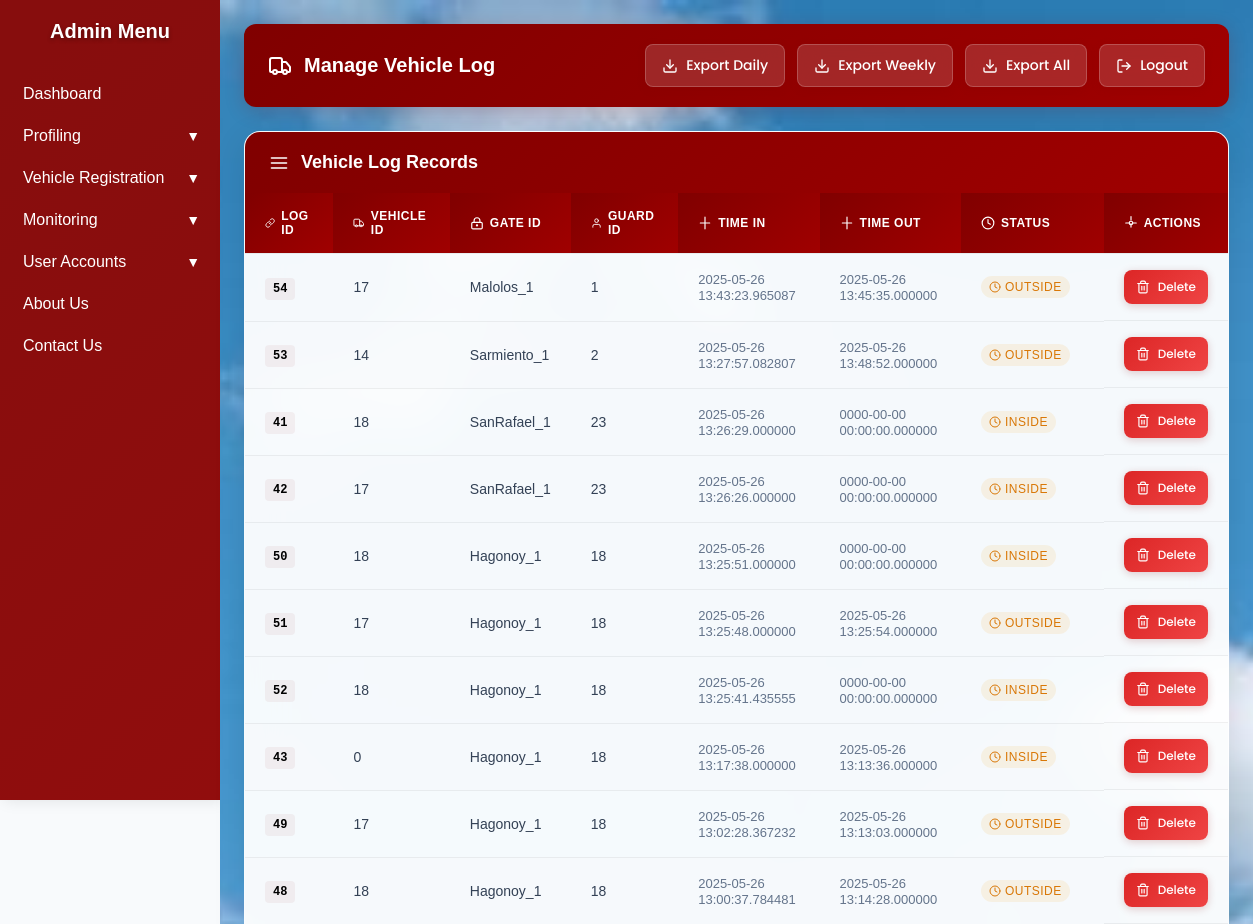
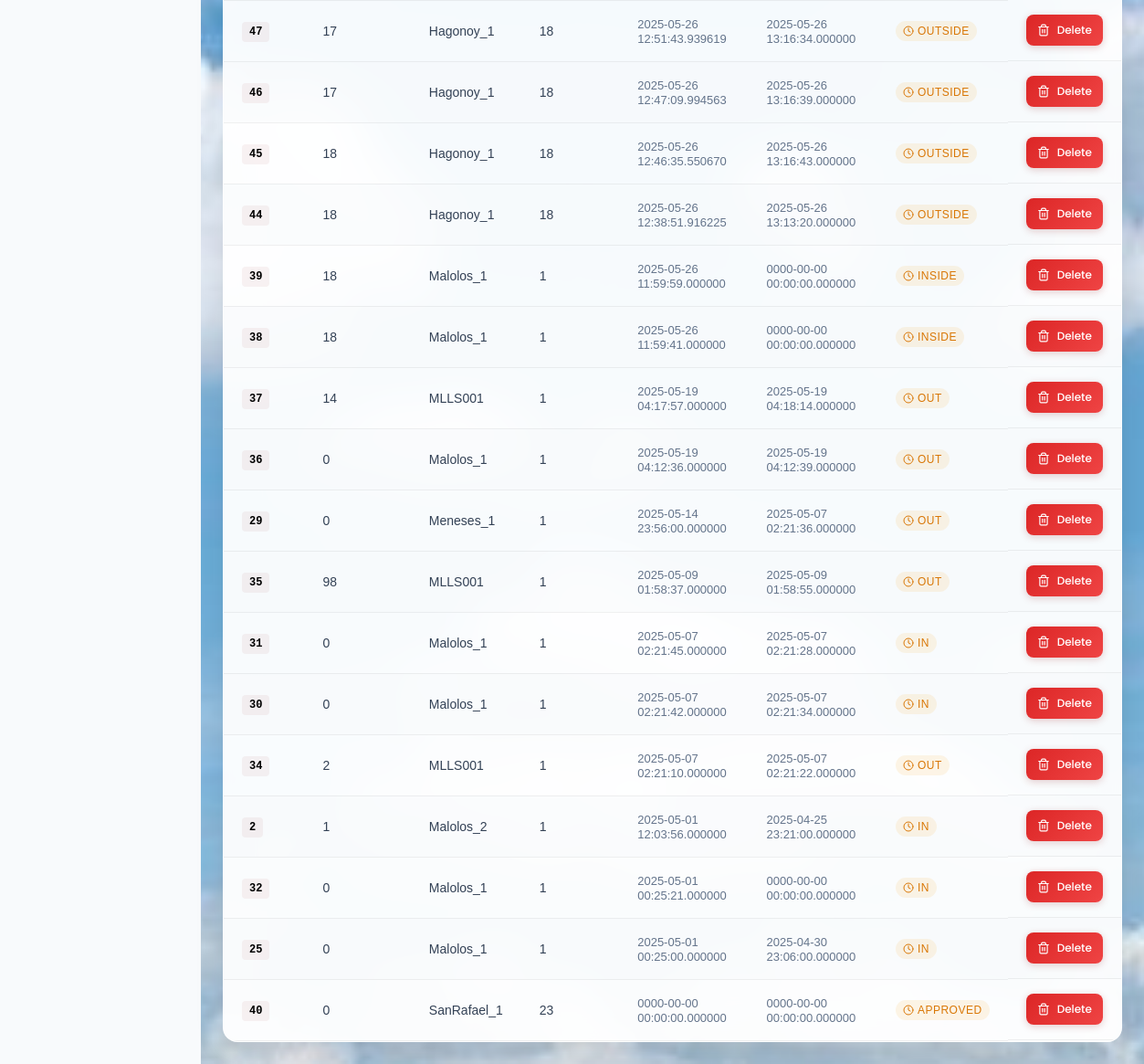
The page /manage_vehiclelog.php on the database its author committed (2 pictures, top to bottom).
### tables this page shows
CREATE TABLE `vehicle_log` (
  `LogID` int(255) NOT NULL,
  `VehicleID` int(50) NOT NULL,
  `GateID` varchar(50) NOT NULL,
  `GuardID` int(50) NOT NULL,
  `TimeIn` datetime(6) NOT NULL,
  `TimeOut` datetime(6) NOT NULL,
  `Status` text NOT NULL DEFAULT 'Inside'
);

### manage_vehiclelog.php (the view, shortened to what this page needs)
<?php
$conn = openCon();
$vehicleLogQuery = "SELECT * FROM vehicle_log ORDER BY TimeIn DESC";
$vehicleLogResult = $conn->query($vehicleLogQuery);
?>
<!DOCTYPE html>
<html lang="en">
<head>
  <link href="https://cdnjs.cloudflare.com/ajax/libs/lucide/0.263.1/lucide.min.css" rel="stylesheet">
</head>
<body>
<?php include 'sidebar.php'; ?>
<div class="main">
  <nav>
    <div class="nav-title">
      Manage Vehicle Log
    </div>
    <div class="nav-actions">
      <a href="?export_today=true" class="btn btn-secondary">
        <svg width="16" height="16" viewBox="0 0 24 24" fill="none" stroke="currentColor" stroke-width="2" stroke-linecap="round" stroke-linejoin="round">
          <path d="M21 15v4a2 2 0 0 1-2 2H5a2 2 0 0 1-2-2v-4"></path>
          <polyline points="7,10 12,15 17,10"></polyline>
          <line x1="12" y1="15" x2="12" y2="3"></line>
        </svg>
        Export Daily
      </a>
      <a href="?export_week=true" class="btn btn-secondary">
        <svg width="16" height="16" viewBox="0 0 24 24" fill="none" stroke="currentColor" stroke-width="2" stroke-linecap="round" stroke-linejoin="round">
          <path d="M21 15v4a2 2 0 0 1-2 2H5a2 2 0 0 1-2-2v-4"></path>
          <polyline points="7,10 12,15 17,10"></polyline>
          <line x1="12" y1="15" x2="12" y2="3"></line>
        </svg>
        Export Weekly
      </a>
      <a href="?export_all=true" class="btn btn-secondary">
        <svg width="16" height="16" viewBox="0 0 24 24" fill="none" stroke="currentColor" stroke-width="2" stroke-linecap="round" stroke-linejoin="round">
          <path d="M21 15v4a2 2 0 0 1-2 2H5a2 2 0 0 1-2-2v-4"></path>
          <polyline points="7,10 12,15 17,10"></polyline>
          <line x1="12" y1="15" x2="12" y2="3"></line>
        </svg>
        Export All
      </a>
      <a href="adminlogin.php" class="btn btn-secondary">
        <svg width="16" height="16" viewBox="0 0 24 24" fill="none" stroke="currentColor" stroke-width="2" stroke-linecap="round" stroke-linejoin="round">
          <path d="M9 21H5a2 2 0 0 1-2-2V5a2 2 0 0 1 2-2h4"></path>
          <polyline points="16,17 21,12 16,7"></polyline>
          <line x1="21" y1="12" x2="9" y2="12"></line>
        </svg>
        Logout
      </a>
    </div>
  </nav>
  <div class="table-container">
    <div class="table-header">
      <svg width="20" height="20" viewBox="0 0 24 24" fill="none" stroke="currentColor" stroke-width="2" stroke-linecap="round" stroke-linejoin="round">
        <path d="M3 6h18"></path>
        <path d="M3 12h18"></path>
        <path d="M3 18h18"></path>
      </svg>
      Vehicle Log Records
    </div>
    <?php if ($vehicleLogResult && $vehicleLogResult->num_rows > 0): ?>
      <table>
        <thead>
          <tr>
            <th>
              <div style="display: flex; align-items: center; gap: 6px;">
                <svg width="14" height="14" viewBox="0 0 24 24" fill="none" stroke="currentColor" stroke-width="2" stroke-linecap="round" stroke-linejoin="round">
                  <path d="M10 13a5 5 0 0 0 7.54.54l3-3a5 5 0 0 0-7.07-7.07l-1.72 1.71"></path>
                  <path d="M14 11a5 5 0 0 0-7.54-.54l-3 3a5 5 0 0 0 7.07 7.07l1.71-1.71"></path>
                </svg>
                Log ID
              </div>
            </th>
            <th>
              <div style="display: flex; align-items: center; gap: 6px;">
                Vehicle ID
              </div>
            </th>
            <th>
              <div style="display: flex; align-items: center; gap: 6px;">
                <svg width="14" height="14" viewBox="0 0 24 24" fill="none" stroke="currentColor" stroke-width="2" stroke-linecap="round" stroke-linejoin="round">
                  <rect x="3" y="11" width="18" height="11" rx="2" ry="2"></rect>
                  <circle cx="12" cy="16" r="1"></circle>
                  <path d="m7 11 0-3a5 5 0 0 1 10 0v3"></path>
                </svg>
                Gate ID
              </div>
            </th>
            <th>
              <div style="display: flex; align-items: center; gap: 6px;">
                <svg width="14" height="14" viewBox="0 0 24 24" fill="none" stroke="currentColor" stroke-width="2" stroke-linecap="round" stroke-linejoin="round">
                  <path d="M20 21v-2a4 4 0 0 0-4-4H8a4 4 0 0 0-4 4v2"></path>
                  <circle cx="12" cy="7" r="4"></circle>
                </svg>
                Guard ID
              </div>
            </th>
            <th>
              <div style="display: flex; align-items: center; gap: 6px;">
                <svg width="14" height="14" viewBox="0 0 24 24" fill="none" stroke="currentColor" stroke-width="2" stroke-linecap="round" stroke-linejoin="round">
                  <path d="M12 2v20m8-10H4"></path>
                </svg>
                Time In
              </div>
            </th>
            <th>
              <div style="display: flex; align-items: center; gap: 6px;">
                <svg width="14" height="14" viewBox="0 0 24 24" fill="none" stroke="currentColor" stroke-width="2" stroke-linecap="round" stroke-linejoin="round">
                  <path d="M12 2v20m8-10H4"></path>
                </svg>
                Time Out
              </div>
            </th>
            <th>
              <div style="display: flex; align-items: center; gap: 6px;">
                <svg width="14" height="14" viewBox="0 0 24 24" fill="none" stroke="currentColor" stroke-width="2" stroke-linecap="round" stroke-linejoin="round">
                  <circle cx="12" cy="12" r="10"></circle>
                  <path d="M12 6v6l4 2"></path>
                </svg>
                Status
              </div>
            </th>
            <th>
              <div style="display: flex; align-items: center; gap: 6px;">
                <svg width="14" height="14" viewBox="0 0 24 24" fill="none" stroke="currentColor" stroke-width="2" stroke-linecap="round" stroke-linejoin="round">
                  <circle cx="12" cy="12" r="3"></circle>
                  <path d="M12 1v6m0 6v6"></path>
                  <path d="m21 12-6 0m-6 0-6 0"></path>
                </svg>
                Actions
              </div>
            </th>
          </tr>
        </thead>
        <tbody>
          <?php while($log = $vehicleLogResult->fetch_assoc()): ?>
            <tr>
              <td><span class="id-cell"><?= htmlspecialchars($log['LogID']) ?></span></td>
              <td><span class="data-cell"><?= htmlspecialchars($log['VehicleID']) ?></span></td>
              <td><span class="data-cell"><?= htmlspecialchars($log['GateID']) ?></span></td>
              <td><span class="data-cell"><?= htmlspecialchars($log['GuardID']) ?></span></td>
              <td><span class="time-cell"><?= htmlspecialchars($log['TimeIn']) ?></span></td>
              <td><span class="time-cell"><?= htmlspecialchars($log['TimeOut']) ?></span></td>
              <td>
                <span class="status-badge <?=
                  strtolower($log['Status']) === 'active' ? 'status-active' :
                  (strtolower($log['Status']) === 'inactive' ? 'status-inactive' : 'status-pending')
                ?>">
                  <?php if(strtolower($log['Status']) === 'active'): ?>
                    <svg width="12" height="12" viewBox="0 0 24 24" fill="none" stroke="currentColor" stroke-width="2" stroke-linecap="round" stroke-linejoin="round">
                      <path d="M22 11.08V12a10 10 0 1 1-5.93-9.14"></path>
                      <polyline points="22,4 12,14.01 9,11.01"></polyline>
                    </svg>
                  <?php else: ?>
                    <svg width="12" height="12" viewBox="0 0 24 24" fill="none" stroke="currentColor" stroke-width="2" stroke-linecap="round" stroke-linejoin="round">
                      <circle cx="12" cy="12" r="10"></circle>
                      <path d="M12 6v6l4 2"></path>
                    </svg>
                  <?php endif; ?>
                  <?= htmlspecialchars($log['Status']) ?>
                </span>
              </td>
              <td class="action-btns">
                <a href="deletevehiclelog.php?logid=<?= $log['LogID'] ?>"
                   class="btn btn-danger"
                   onclick="return confirm('Are you sure you want to delete this log?')"
                   style="padding: 8px 12px; font-size: 12px;">
                  Delete
                </a>
              </td>
            </tr>
          <?php endwhile; ?>
        </tbody>
      </table>
    <?php endif; ?>
  </div>
</div>
</body>
</html>

### manage_vehiclelog.php (style rules this page uses)
* { margin: 0; padding: 0; box-sizing: border-box; }
body { font-family: 'Poppins', sans-serif; display: flex; background-color: #f8fafc; }
.main { margin-left: 220px; padding: 24px; flex-grow: 1; background: url("Assets/langit.jpg") no-repeat center center fixed; background-size: cover; min-height: 100vh; position: relative; }
.main::before { content: ''; position: absolute; top: 0; left: 0; right: 0; bottom: 0; background: rgba(255, 255, 255, 0.05); backdrop-filter: blur(2px); z-index: -1; }
nav { background: linear-gradient(135deg, #800000 0%, #a00000 100%); color: white; padding: 20px 24px; font-size: 20px; font-weight: 600; margin-bottom: 24px; border-radius: 12px; box-shadow: 0 4px 20px rgba(128, 0, 0, 0.2); display: flex; justify-content: space-between; align-items: center; }
.nav-title { display: flex; align-items: center; gap: 12px; }
.nav-actions { display: flex; gap: 12px; align-items: center; }
.btn { display: inline-flex; align-items: center; gap: 8px; padding: 10px 16px; background: linear-gradient(135deg, #800000 0%, #a00000 100%); color: white; border: none; border-radius: 8px; text-decoration: none; font-family: 'Poppins', sans-serif; font-weight: 500; font-size: 14px; transition: all 0.3s ease; cursor: pointer; box-shadow: 0 2px 8px rgba(128, 0, 0, 0.2); }
.btn-secondary { background: rgba(255, 255, 255, 0.15); backdrop-filter: blur(10px); border: 1px solid rgba(255, 255, 255, 0.2); }
.btn-danger { background: linear-gradient(135deg, #dc2626 0%, #ef4444 100%); }
.table-container { background: rgba(255, 255, 255, 0.95); backdrop-filter: blur(20px); border-radius: 16px; overflow: hidden; box-shadow: 0 8px 32px rgba(0, 0, 0, 0.1); border: 1px solid rgba(255, 255, 255, 0.2); }
.table-header { background: linear-gradient(135deg, #800000 0%, #a00000 100%); color: white; padding: 20px 24px; display: flex; align-items: center; gap: 12px; font-weight: 600; font-size: 18px; }
table { width: 100%; border-collapse: collapse; }
table th, table td { padding: 16px 20px; text-align: left; border-bottom: 1px solid rgba(0, 0, 0, 0.06); font-size: 14px; }
table th { background: linear-gradient(135deg, #800000 0%, #a00000 100%); color: white; font-weight: 600; text-transform: uppercase; font-size: 12px; letter-spacing: 0.5px; position: sticky; top: 0; z-index: 10; }
table th:first-child { border-top-left-radius: 0; }
table th:last-child { border-top-right-radius: 0; }
table tbody tr { transition: all 0.2s ease; }
table tbody tr:nth-child(even) { background: rgba(248, 250, 252, 0.5); }
.action-btns { display: flex; gap: 8px; align-items: center; }
.status-badge { display: inline-flex; align-items: center; gap: 4px; padding: 4px 8px; border-radius: 20px; font-size: 12px; font-weight: 500; text-transform: uppercase; letter-spacing: 0.5px; }
.status-pending { background: rgba(245, 158, 11, 0.1); color: #d97706; }
.data-cell { font-weight: 500; color: #334155; }
.id-cell { font-family: 'Courier New', monospace; background: rgba(128, 0, 0, 0.05); padding: 4px 8px; border-radius: 4px; font-size: 12px; font-weight: 600; }
.time-cell { font-size: 13px; color: #64748b; }

### sidebar.php (style rules this page uses)
body { margin: 0; font-family: sans-serif; }

### rows shown on the page
vehicle_log: LogID "54", VehicleID "17", GateID "Malolos_1", GuardID "1", TimeIn "2025-05-26 13:43:23.965087", TimeOut "2025-05-26 13:45:35.000000", Status "OUTSIDE"
vehicle_log: LogID "53", VehicleID "14", GateID "Sarmiento_1", GuardID "2", TimeIn "2025-05-26 13:27:57.082807", TimeOut "2025-05-26 13:48:52.000000", Status "OUTSIDE"
vehicle_log: LogID "41", VehicleID "18", GateID "SanRafael_1", GuardID "23", TimeIn "2025-05-26 13:26:29.000000", TimeOut "0000-00-00 00:00:00.000000", Status "INSIDE"
vehicle_log: LogID "42", VehicleID "17", GateID "SanRafael_1", GuardID "23", TimeIn "2025-05-26 13:26:26.000000", TimeOut "0000-00-00 00:00:00.000000", Status "INSIDE"
vehicle_log: LogID "50", VehicleID "18", GateID "Hagonoy_1", GuardID "18", TimeIn "2025-05-26 13:25:51.000000", TimeOut "0000-00-00 00:00:00.000000", Status "INSIDE"
vehicle_log: LogID "51", VehicleID "17", GateID "Hagonoy_1", GuardID "18", TimeIn "2025-05-26 13:25:48.000000", TimeOut "2025-05-26 13:25:54.000000", Status "OUTSIDE"
vehicle_log: LogID "52", VehicleID "18", GateID "Hagonoy_1", GuardID "18", TimeIn "2025-05-26 13:25:41.435555", TimeOut "0000-00-00 00:00:00.000000", Status "INSIDE"
vehicle_log: LogID "43", VehicleID "0", GateID "Hagonoy_1", GuardID "18", TimeIn "2025-05-26 13:17:38.000000", TimeOut "2025-05-26 13:13:36.000000", Status "INSIDE"
vehicle_log: LogID "49", VehicleID "17", GateID "Hagonoy_1", GuardID "18", TimeIn "2025-05-26 13:02:28.367232", TimeOut "2025-05-26 13:13:03.000000", Status "OUTSIDE"
vehicle_log: LogID "48", VehicleID "18", GateID "Hagonoy_1", GuardID "18", TimeIn "2025-05-26 13:00:37.784481", TimeOut "2025-05-26 13:14:28.000000", Status "OUTSIDE"
vehicle_log: LogID "47", VehicleID "17", GateID "Hagonoy_1", GuardID "18", TimeIn "2025-05-26 12:51:43.939619", TimeOut "2025-05-26 13:16:34.000000", Status "OUTSIDE"
vehicle_log: LogID "46", VehicleID "17", GateID "Hagonoy_1", GuardID "18", TimeIn "2025-05-26 12:47:09.994563", TimeOut "2025-05-26 13:16:39.000000", Status "OUTSIDE"
vehicle_log: LogID "45", VehicleID "18", GateID "Hagonoy_1", GuardID "18", TimeIn "2025-05-26 12:46:35.550670", TimeOut "2025-05-26 13:16:43.000000", Status "OUTSIDE"
vehicle_log: LogID "44", VehicleID "18", GateID "Hagonoy_1", GuardID "18", TimeIn "2025-05-26 12:38:51.916225", TimeOut "2025-05-26 13:13:20.000000", Status "OUTSIDE"
vehicle_log: LogID "39", VehicleID "18", GateID "Malolos_1", GuardID "1", TimeIn "2025-05-26 11:59:59.000000", TimeOut "0000-00-00 00:00:00.000000", Status "INSIDE"
vehicle_log: LogID "38", VehicleID "18", GateID "Malolos_1", GuardID "1", TimeIn "2025-05-26 11:59:41.000000", TimeOut "0000-00-00 00:00:00.000000", Status "INSIDE"
vehicle_log: LogID "37", VehicleID "14", GateID "MLLS001", GuardID "1", TimeIn "2025-05-19 04:17:57.000000", TimeOut "2025-05-19 04:18:14.000000", Status "OUT"
vehicle_log: LogID "36", VehicleID "0", GateID "Malolos_1", GuardID "1", TimeIn "2025-05-19 04:12:36.000000", TimeOut "2025-05-19 04:12:39.000000", Status "OUT"
vehicle_log: LogID "29", VehicleID "0", GateID "Meneses_1", GuardID "1", TimeIn "2025-05-14 23:56:00.000000", TimeOut "2025-05-07 02:21:36.000000", Status "OUT"
vehicle_log: LogID "35", VehicleID "98", GateID "MLLS001", GuardID "1", TimeIn "2025-05-09 01:58:37.000000", TimeOut "2025-05-09 01:58:55.000000", Status "OUT"
vehicle_log: LogID "31", VehicleID "0", GateID "Malolos_1", GuardID "1", TimeIn "2025-05-07 02:21:45.000000", TimeOut "2025-05-07 02:21:28.000000", Status "IN"
vehicle_log: LogID "30", VehicleID "0", GateID "Malolos_1", GuardID "1", TimeIn "2025-05-07 02:21:42.000000", TimeOut "2025-05-07 02:21:34.000000", Status "IN"
vehicle_log: LogID "34", VehicleID "2", GateID "MLLS001", GuardID "1", TimeIn "2025-05-07 02:21:10.000000", TimeOut "2025-05-07 02:21:22.000000", Status "OUT"
vehicle_log: LogID "2", VehicleID "1", GateID "Malolos_2", GuardID "1", TimeIn "2025-05-01 12:03:56.000000", TimeOut "2025-04-25 23:21:00.000000", Status "IN"
vehicle_log: LogID "32", VehicleID "0", GateID "Malolos_1", GuardID "1", TimeIn "2025-05-01 00:25:21.000000", TimeOut "0000-00-00 00:00:00.000000", Status "IN"
vehicle_log: LogID "25", VehicleID "0", GateID "Malolos_1", GuardID "1", TimeIn "2025-05-01 00:25:00.000000", TimeOut "2025-04-30 23:06:00.000000", Status "IN"
vehicle_log: LogID "40", VehicleID "0", GateID "SanRafael_1", GuardID "23", TimeIn "0000-00-00 00:00:00.000000", TimeOut "0000-00-00 00:00:00.000000", Status "APPROVED"
